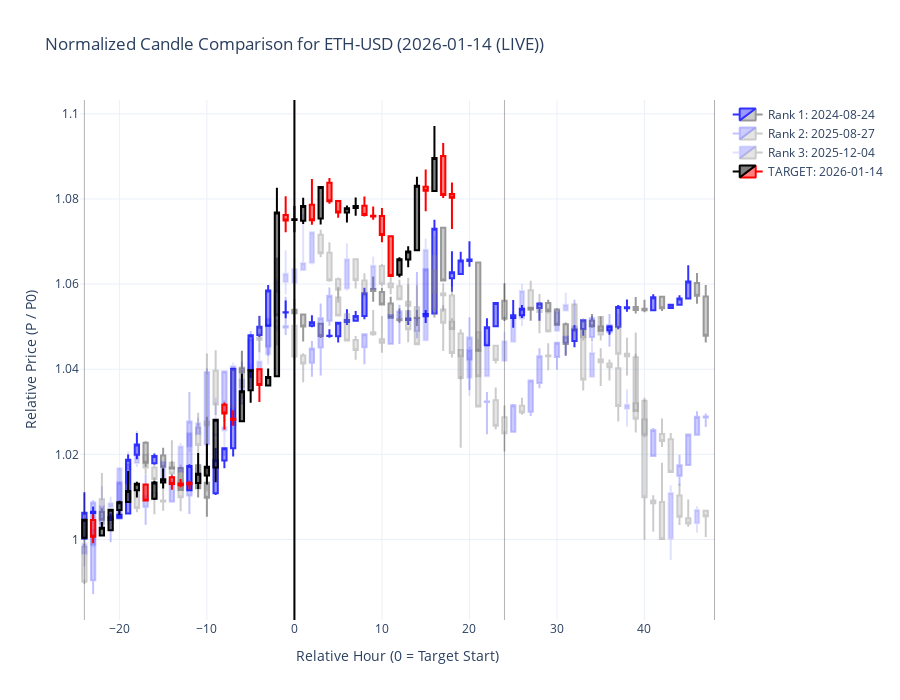

The notebook cell saved with this chart:
### Markdown cell above
## 4. Candle Chart Visualization
This section displays the actual candles for the matched historical paths, normalized by their starting price.

### Code cell
# 1. Setup Candle Figure
fig_candles = go.Figure()

# Plotting Horizon (same as above)
HISTORY_DAYS = LOOKBACK_WINDOW

# Determine session hours for normalization and display
# We need to find the correct slice in df_full for each match.

for match in MATCH_DATA_FOR_CANDLES:
    rank = match["rank"]
    match_date = match["date"]
    style = match["style"]

    # Target date reference in df_full
    # We need to find the previous day's close for normalization
    try:
        # Find index of match_date in our valid_dates list to find neighbors in time
        match_idx_in_history = [i for i, d in enumerate(valid_dates) if d == match_date][0]

        # Collect full path indices (Lookback + Current + Lookforward)
        # We'll use the daily_matrix_df index which is Dates
        all_match_dates: list = []
        if LOOKBACK_WINDOW > 0:
            # We need consecutive days.
            # Let's find the contiguous block in daily_matrix_df
            current_day_pos = daily_matrix_df.index.get_loc(match_date)
            start_pos = current_day_pos - LOOKBACK_WINDOW  # type: ignore
            end_pos = current_day_pos + FUTURE_SESSIONS + 1  # type: ignore
            block_dates = daily_matrix_df.index[start_pos:end_pos]
        else:
            block_dates = [match_date]  # type: ignore

        # Get OHLC data for these dates
        match_df = df_full[pd.Index(df_full.index.date).isin(block_dates)].copy()  # type: ignore

        # Find P0 (Previous day's hour 23 close) for normalization
        # P0 is the price at the end of the day BEFORE the first day of our plot
        first_plot_day = block_dates[0]
        prev_day_pos = daily_matrix_df.index.get_loc(first_plot_day) - 1  # type: ignore
        p0_price = daily_matrix_df.iloc[prev_day_pos][23]

        # Normalize
        for col in ["Open", "High", "Low", "Close"]:
            match_df[col] = match_df[col] / p0_price

        # Create X-axis dummy datetimes for this match
        # Match_df is 1h interval, sorted by datetime.
        # We need to align it with our base_dt_candles.
        # Time 0 (match_date 00:00) should align with base_dt_candles

        match_ref_dt = pd.Timestamp(match_date)
        if match_df.index.tz is not None:  # type: ignore
            match_ref_dt = match_ref_dt.tz_localize(match_df.index.tz)  # type: ignore

        match_df["Relative_Hours"] = (match_df.index - match_ref_dt).total_seconds() / 3600  # type: ignore

        fig_candles.add_trace(
            go.Candlestick(
                x=match_df["Relative_Hours"],
                open=match_df["Open"],
                high=match_df["High"],
                low=match_df["Low"],
                close=match_df["Close"],
                name=f"Rank {rank}: {match_date}",
                opacity=0.8 if rank == 1 else 0.4,
                increasing_line_color=style["color"],
                decreasing_line_color="grey",
                showlegend=True,
            )
        )
    except (ValueError, IndexError, KeyError, TypeError, RuntimeError) as e:
        print(f"Error plotting candles for {match_date}: {e}")

# 2. Add Target Path as candles
try:
    target_date_val = valid_dates[TARGET_IDX_IN_FULL_SERIES] if not IS_LIVE_MODE else LIVE_DAY_DATE

    # Collect target days
    if LOOKBACK_WINDOW > 0:
        if not IS_LIVE_MODE:
            target_pos = daily_matrix_df.index.get_loc(target_date_val)
            start_pos_t = target_pos - LOOKBACK_WINDOW  # type: ignore
            end_pos_t = target_pos + FUTURE_SESSIONS + 1  # type: ignore
            target_block_dates = daily_matrix_df.index[start_pos_t:end_pos_t]
        else:
            # Live case: last N days from matrix + live day
            target_block_dates = list(daily_matrix_df.index[-LOOKBACK_WINDOW:]) + [LIVE_DAY_DATE]  # type: ignore
    else:
        target_block_dates = [target_date_val]  # type: ignore

    target_candle_df = df_full[pd.Index(df_full.index.date).isin(target_block_dates)].copy()  # type: ignore

    if not target_candle_df.empty:
        # Find P0 for Target
        # For target, we use the same relative P0 logic
        first_target_day = target_block_dates[0]
        target_pos_raw = daily_matrix_df.index.get_loc(first_target_day)
        target_prev_day_pos = (target_pos_raw if isinstance(target_pos_raw, int) else 0) - 1
        target_p0_price = daily_matrix_df.iloc[target_prev_day_pos][23]

        # Normalize
        for col in ["Open", "High", "Low", "Close"]:
            target_candle_df[col] = target_candle_df[col] / target_p0_price

        # X alignment (ensure no None)
        target_ref_dt = pd.Timestamp(target_date_val) if target_date_val else pd.Timestamp.now()
        if target_candle_df.index.tz is not None:  # type: ignore
            target_ref_dt = target_ref_dt.tz_localize(target_candle_df.index.tz)  # type: ignore

        rel_hours = (pd.Series(target_candle_df.index) - target_ref_dt).dt.total_seconds().values
        target_candle_df["Relative_Hours"] = rel_hours / 3600  # type: ignore

        fig_candles.add_trace(
            go.Candlestick(
                x=target_candle_df["Relative_Hours"],
                open=target_candle_df["Open"],
                high=target_candle_df["High"],
                low=target_candle_df["Low"],
                close=target_candle_df["Close"],
                name=f"TARGET: {target_date_val}",
                increasing_line_color="black",
                decreasing_line_color="red",
                line_width=2,
                showlegend=True,
            )
        )
    else:
        print(f"Warning: No OHLC data found for target dates: {target_block_dates}")
except (ValueError, IndexError, KeyError, TypeError, RuntimeError) as e:
    print(f"Error plotting target candles: {e}")

# 3. Final Layout
for hour_mark in range(-HISTORY_HOURS, 24 + FUTURE_HOURS + 1, 24):
    fig_candles.add_vline(x=hour_mark, line_width=1, line_dash="solid", line_color="black", opacity=0.3)
fig_candles.add_vline(x=0, line_width=2, line_dash="solid", line_color="black")

fig_candles.update_layout(
    title=f"Normalized Candle Comparison for {SYMBOL} ({TARGET_DATE_STR})",
    xaxis_title="Relative Hour (0 = Target Start)",
    yaxis_title="Relative Price (P / P0)",
    template="plotly_white",
    height=700,
    xaxis_rangeslider_visible=False,
    hovermode="x unified",
)
fig_candles.show()

### Figure 1 — Plotly figure (JSON) as saved in the notebook; plotly's stock layout.template omitted (floating-point values rounded to 4 significant figures)
{"data": [{"close": [1.006, 1.007, 1.005, 1.005, 1.006, 1.019, 1.022, 1.018, 1.02, 1.017, 1.017, 1.012, 1.017, 1.012, 1.01, 1.019, 1.021, 1.04, 1.039, 1.048, 1.05, 1.058, 1.053, 1.053, 1.053, 1.05, 1.051, 1.048, 1.048, 1.051, 1.052, 1.053, 1.058, 1.058, 1.055, 1.052, 1.052, 1.052, 1.052, 1.053, 1.073, 1.061, 1.063, 1.066, 1.066, 1.044, 1.05, 1.056, 1.052, 1.053, 1.054, 1.054, 1.055, 1.054, 1.05, 1.046, 1.049, 1.051, 1.05, 1.049, 1.05, 1.055, 1.055, 1.054, 1.054, 1.057, 1.054, 1.055, 1.057, 1.061, 1.057, 1.048], "decreasing": {"line": {"color": "grey"}}, "high": [1.011, 1.008, 1.007, 1.006, 1.007, 1.02, 1.025, 1.023, 1.02, 1.022, 1.018, 1.017, 1.018, 1.017, 1.029, 1.022, 1.021, 1.04, 1.044, 1.048, 1.053, 1.06, 1.066, 1.056, 1.056, 1.053, 1.053, 1.051, 1.049, 1.051, 1.054, 1.054, 1.059, 1.062, 1.059, 1.057, 1.054, 1.054, 1.054, 1.054, 1.075, 1.073, 1.068, 1.068, 1.07, 1.065, 1.052, 1.056, 1.06, 1.056, 1.055, 1.055, 1.056, 1.056, 1.054, 1.051, 1.05, 1.051, 1.053, 1.052, 1.05, 1.055, 1.056, 1.057, 1.056, 1.058, 1.057, 1.055, 1.057, 1.064, 1.063, 1.06], "increasing": {"line": {"color": "blue"}}, "low": [1.0, 1.004, 1.005, 1.005, 1.005, 1.006, 1.019, 1.017, 1.018, 1.016, 1.017, 1.012, 1.012, 1.01, 1.005, 1.01, 1.017, 1.02, 1.035, 1.038, 1.048, 1.05, 1.053, 1.052, 1.051, 1.047, 1.05, 1.047, 1.047, 1.046, 1.05, 1.051, 1.052, 1.056, 1.055, 1.052, 1.051, 1.05, 1.05, 1.051, 1.053, 1.061, 1.058, 1.062, 1.064, 1.044, 1.046, 1.05, 1.051, 1.05, 1.052, 1.051, 1.051, 1.053, 1.05, 1.043, 1.045, 1.048, 1.05, 1.049, 1.048, 1.049, 1.054, 1.053, 1.053, 1.054, 1.054, 1.054, 1.055, 1.057, 1.055, 1.046], "name": "Rank 1: 2024-08-24", "opacity": 0.8, "open": [1.0, 1.006, 1.006, 1.005, 1.005, 1.006, 1.02, 1.023, 1.018, 1.02, 1.017, 1.017, 1.012, 1.017, 1.013, 1.011, 1.019, 1.021, 1.04, 1.04, 1.048, 1.05, 1.058, 1.053, 1.054, 1.053, 1.05, 1.051, 1.048, 1.048, 1.051, 1.051, 1.052, 1.059, 1.058, 1.055, 1.052, 1.052, 1.052, 1.052, 1.053, 1.073, 1.061, 1.062, 1.065, 1.065, 1.046, 1.05, 1.056, 1.052, 1.053, 1.054, 1.054, 1.056, 1.054, 1.051, 1.047, 1.049, 1.051, 1.05, 1.049, 1.05, 1.054, 1.055, 1.054, 1.054, 1.057, 1.054, 1.055, 1.057, 1.06, 1.057], "showlegend": true, "type": "candlestick", "x": [-24.0, -23.0, -22.0, -21.0, -20.0, -19.0, -18.0, -17.0, -16.0, -15.0, -14.0, -13.0, -12.0, -11.0, -10.0, -9.0, -8.0, -7.0, -6.0, -5.0, -4.0, -3.0, -2.0, -1.0, 0.0, 1.0, 2.0, 3.0, 4.0, 5.0, 6.0, 7.0, 8.0, 9.0, 10.0, 11.0, 12.0, 13.0, 14.0, 15.0, 16.0, 17.0, 18.0, 19.0, 20.0, 21.0, 22.0, 23.0, 24.0, 25.0, 26.0, 27.0, 28.0, 29.0, 30.0, 31.0, 32.0, 33.0, 34.0, 35.0, 36.0, 37.0, 38.0, 39.0, 40.0, 41.0, 42.0, 43.0, 44.0, 45.0, 46.0, 47.0]}, {"close": [0.99, 1.009, 1.004, 1.004, 1.013, 1.012, 1.007, 1.01, 1.01, 1.009, 1.014, 1.01, 1.028, 1.022, 1.039, 1.032, 1.039, 1.031, 1.038, 1.047, 1.047, 1.05, 1.05, 1.05, 1.043, 1.041, 1.045, 1.052, 1.057, 1.053, 1.047, 1.044, 1.048, 1.048, 1.046, 1.053, 1.054, 1.049, 1.052, 1.063, 1.058, 1.057, 1.049, 1.043, 1.047, 1.031, 1.032, 1.027, 1.025, 1.032, 1.03, 1.037, 1.043, 1.043, 1.046, 1.048, 1.05, 1.047, 1.052, 1.048, 1.05, 1.044, 1.043, 1.028, 1.025, 1.026, 1.023, 1.016, 1.017, 1.025, 1.029, 1.029], "decreasing": {"line": {"color": "grey"}}, "high": [1.003, 1.009, 1.016, 1.006, 1.013, 1.015, 1.013, 1.015, 1.015, 1.014, 1.015, 1.018, 1.035, 1.03, 1.04, 1.044, 1.039, 1.04, 1.042, 1.049, 1.053, 1.051, 1.052, 1.057, 1.05, 1.044, 1.047, 1.055, 1.059, 1.059, 1.053, 1.048, 1.048, 1.054, 1.052, 1.053, 1.055, 1.061, 1.063, 1.063, 1.063, 1.06, 1.059, 1.049, 1.052, 1.049, 1.035, 1.036, 1.031, 1.032, 1.033, 1.037, 1.045, 1.046, 1.046, 1.048, 1.056, 1.052, 1.053, 1.052, 1.053, 1.053, 1.047, 1.044, 1.033, 1.026, 1.028, 1.025, 1.02, 1.025, 1.03, 1.03], "increasing": {"line": {"color": "rgba(0, 0, 255, 0.6)"}}, "low": [0.9895, 0.9872, 1.003, 0.9993, 1.005, 1.01, 1.006, 1.003, 1.006, 1.007, 1.009, 1.007, 1.006, 1.015, 1.017, 1.029, 1.028, 1.029, 1.032, 1.034, 1.044, 1.043, 1.046, 1.048, 1.042, 1.037, 1.038, 1.038, 1.05, 1.053, 1.047, 1.042, 1.041, 1.048, 1.044, 1.046, 1.046, 1.046, 1.047, 1.053, 1.052, 1.054, 1.049, 1.038, 1.035, 1.031, 1.025, 1.026, 1.021, 1.025, 1.029, 1.029, 1.036, 1.04, 1.04, 1.043, 1.049, 1.047, 1.047, 1.047, 1.045, 1.042, 1.039, 1.025, 1.024, 1.02, 1.022, 1.016, 1.013, 1.017, 1.025, 1.026], "name": "Rank 2: 2025-08-27", "opacity": 0.4, "open": [0.9983, 0.9904, 1.009, 1.004, 1.005, 1.013, 1.012, 1.008, 1.011, 1.009, 1.009, 1.014, 1.01, 1.026, 1.022, 1.04, 1.032, 1.04, 1.032, 1.038, 1.047, 1.045, 1.051, 1.05, 1.05, 1.043, 1.042, 1.045, 1.051, 1.057, 1.053, 1.047, 1.045, 1.049, 1.047, 1.046, 1.052, 1.054, 1.049, 1.053, 1.063, 1.058, 1.057, 1.048, 1.042, 1.049, 1.032, 1.033, 1.029, 1.025, 1.031, 1.03, 1.037, 1.043, 1.043, 1.046, 1.049, 1.051, 1.048, 1.052, 1.049, 1.05, 1.044, 1.043, 1.028, 1.02, 1.025, 1.024, 1.015, 1.017, 1.025, 1.029], "showlegend": true, "type": "candlestick", "x": [-24.0, -23.0, -22.0, -21.0, -20.0, -19.0, -18.0, -17.0, -16.0, -15.0, -14.0, -13.0, -12.0, -11.0, -10.0, -9.0, -8.0, -7.0, -6.0, -5.0, -4.0, -3.0, -2.0, -1.0, 0.0, 1.0, 2.0, 3.0, 4.0, 5.0, 6.0, 7.0, 8.0, 9.0, 10.0, 11.0, 12.0, 13.0, 14.0, 15.0, 16.0, 17.0, 18.0, 19.0, 20.0, 21.0, 22.0, 23.0, 24.0, 25.0, 26.0, 27.0, 28.0, 29.0, 30.0, 31.0, 32.0, 33.0, 34.0, 35.0, 36.0, 37.0, 38.0, 39.0, 40.0, 41.0, 42.0, 43.0, 44.0, 45.0, 46.0, 47.0]}, {"close": [0.999, 1.002, 1.008, 1.009, 1.017, 1.018, 1.02, 1.017, 1.014, 1.018, 1.016, 1.022, 1.025, 1.027, 1.027, 1.025, 1.026, 1.041, 1.036, 1.04, 1.042, 1.052, 1.061, 1.062, 1.064, 1.065, 1.072, 1.067, 1.061, 1.059, 1.066, 1.061, 1.058, 1.064, 1.06, 1.059, 1.056, 1.055, 1.046, 1.068, 1.054, 1.051, 1.044, 1.038, 1.044, 1.038, 1.046, 1.042, 1.047, 1.052, 1.058, 1.054, 1.053, 1.049, 1.054, 1.055, 1.049, 1.038, 1.044, 1.042, 1.04, 1.031, 1.032, 1.03, 1.01, 1.009, 1.0, 1.011, 1.005, 1.004, 1.007, 1.005], "decreasing": {"line": {"color": "grey"}}, "high": [1.0, 1.006, 1.012, 1.01, 1.017, 1.021, 1.026, 1.02, 1.018, 1.018, 1.023, 1.023, 1.025, 1.029, 1.044, 1.033, 1.033, 1.042, 1.044, 1.041, 1.049, 1.052, 1.061, 1.068, 1.066, 1.076, 1.072, 1.073, 1.07, 1.062, 1.07, 1.066, 1.063, 1.067, 1.065, 1.062, 1.061, 1.06, 1.06, 1.071, 1.071, 1.055, 1.052, 1.045, 1.045, 1.047, 1.046, 1.046, 1.049, 1.053, 1.06, 1.061, 1.058, 1.054, 1.054, 1.058, 1.055, 1.049, 1.046, 1.045, 1.042, 1.043, 1.035, 1.049, 1.033, 1.01, 1.018, 1.013, 1.013, 1.009, 1.008, 1.007], "increasing": {"line": {"color": "rgba(0, 0, 255, 0.3)"}}, "low": [0.9936, 0.9981, 1.003, 1.005, 1.008, 1.015, 1.017, 1.015, 1.013, 1.014, 1.015, 1.016, 1.021, 1.025, 1.011, 1.017, 1.02, 1.027, 1.033, 1.036, 1.037, 1.041, 1.049, 1.058, 1.057, 1.063, 1.065, 1.066, 1.061, 1.056, 1.058, 1.059, 1.057, 1.059, 1.06, 1.058, 1.056, 1.051, 1.046, 1.047, 1.052, 1.044, 1.043, 1.022, 1.034, 1.038, 1.038, 1.041, 1.042, 1.046, 1.05, 1.054, 1.048, 1.049, 1.049, 1.054, 1.047, 1.035, 1.038, 1.036, 1.037, 1.028, 1.027, 1.03, 0.9999, 1.002, 0.9999, 0.9952, 1.003, 1.003, 1.002, 1.001], "name": "Rank 3: 2025-12-04", "opacity": 0.4, "open": [0.9966, 0.9986, 1.003, 1.008, 1.008, 1.016, 1.018, 1.02, 1.017, 1.014, 1.018, 1.016, 1.022, 1.025, 1.028, 1.024, 1.026, 1.027, 1.04, 1.036, 1.04, 1.044, 1.053, 1.061, 1.06, 1.063, 1.065, 1.072, 1.067, 1.061, 1.059, 1.066, 1.061, 1.059, 1.064, 1.06, 1.059, 1.056, 1.055, 1.047, 1.067, 1.054, 1.051, 1.045, 1.038, 1.044, 1.038, 1.046, 1.042, 1.046, 1.052, 1.059, 1.054, 1.053, 1.049, 1.054, 1.055, 1.049, 1.038, 1.042, 1.041, 1.04, 1.031, 1.032, 1.033, 1.009, 1.009, 1.0, 1.01, 1.005, 1.004, 1.007], "showlegend": true, "type": "candlestick", "x": [-24.0, -23.0, -22.0, -21.0, -20.0, -19.0, -18.0, -17.0, -16.0, -15.0, -14.0, -13.0, -12.0, -11.0, -10.0, -9.0, -8.0, -7.0, -6.0, -5.0, -4.0, -3.0, -2.0, -1.0, 0.0, 1.0, 2.0, 3.0, 4.0, 5.0, 6.0, 7.0, 8.0, 9.0, 10.0, 11.0, 12.0, 13.0, 14.0, 15.0, 16.0, 17.0, 18.0, 19.0, 20.0, 21.0, 22.0, 23.0, 24.0, 25.0, 26.0, 27.0, 28.0, 29.0, 30.0, 31.0, 32.0, 33.0, 34.0, 35.0, 36.0, 37.0, 38.0, 39.0, 40.0, 41.0, 42.0, 43.0, 44.0, 45.0, 46.0, 47.0]}, {"close": [1.005, 1.001, 1.003, 1.007, 1.009, 1.011, 1.013, 1.009, 1.013, 1.014, 1.013, 1.013, 1.013, 1.015, 1.017, 1.028, 1.03, 1.028, 1.035, 1.04, 1.036, 1.038, 1.077, 1.075, 1.075, 1.078, 1.075, 1.083, 1.079, 1.077, 1.078, 1.078, 1.076, 1.076, 1.072, 1.062, 1.066, 1.068, 1.083, 1.082, 1.09, 1.081, 1.08], "decreasing": {"line": {"color": "red"}}, "high": [1.005, 1.006, 1.004, 1.007, 1.009, 1.016, 1.014, 1.013, 1.014, 1.017, 1.015, 1.014, 1.014, 1.02, 1.022, 1.028, 1.032, 1.03, 1.039, 1.04, 1.04, 1.04, 1.083, 1.081, 1.078, 1.08, 1.085, 1.083, 1.085, 1.08, 1.078, 1.08, 1.081, 1.078, 1.078, 1.071, 1.066, 1.069, 1.085, 1.087, 1.097, 1.093, 1.084], "increasing": {"line": {"color": "black"}}, "line": {"width": 2}, "low": [1.0, 0.9991, 1.001, 1.002, 1.006, 1.009, 1.01, 1.009, 1.009, 1.012, 1.012, 1.012, 1.012, 1.012, 1.013, 1.013, 1.026, 1.027, 1.028, 1.032, 1.032, 1.036, 1.038, 1.072, 1.072, 1.074, 1.074, 1.074, 1.079, 1.076, 1.074, 1.076, 1.076, 1.075, 1.07, 1.062, 1.062, 1.064, 1.068, 1.077, 1.082, 1.08, 1.073], "name": "TARGET: 2026-01-14", "open": [1.0, 1.005, 1.001, 1.002, 1.007, 1.009, 1.012, 1.013, 1.01, 1.013, 1.015, 1.013, 1.013, 1.013, 1.015, 1.017, 1.032, 1.028, 1.028, 1.035, 1.04, 1.036, 1.038, 1.076, 1.075, 1.075, 1.079, 1.075, 1.084, 1.08, 1.077, 1.078, 1.078, 1.076, 1.076, 1.071, 1.062, 1.066, 1.068, 1.083, 1.082, 1.09, 1.081], "showlegend": true, "type": "candlestick", "x": [-24.0, -23.0, -22.0, -21.0, -20.0, -19.0, -18.0, -17.0, -16.0, -15.0, -14.0, -13.0, -12.0, -11.0, -10.0, -9.0, -8.0, -7.0, -6.0, -5.0, -4.0, -3.0, -2.0, -1.0, 0.0, 1.0, 2.0, 3.0, 4.0, 5.0, 6.0, 7.0, 8.0, 9.0, 10.0, 11.0, 12.0, 13.0, 14.0, 15.0, 16.0, 17.0, 18.0]}], "layout": {"height": 700, "hovermode": "x unified", "shapes": [{"line": {"color": "black", "dash": "solid", "width": 1}, "opacity": 0.3, "type": "line", "x0": -24, "x1": -24, "xref": "x", "y0": 0, "y1": 1, "yref": "y domain"}, {"line": {"color": "black", "dash": "solid", "width": 1}, "opacity": 0.3, "type": "line", "x0": 0, "x1": 0, "xref": "x", "y0": 0, "y1": 1, "yref": "y domain"}, {"line": {"color": "black", "dash": "solid", "width": 1}, "opacity": 0.3, "type": "line", "x0": 24, "x1": 24, "xref": "x", "y0": 0, "y1": 1, "yref": "y domain"}, {"line": {"color": "black", "dash": "solid", "width": 1}, "opacity": 0.3, "type": "line", "x0": 48, "x1": 48, "xref": "x", "y0": 0, "y1": 1, "yref": "y domain"}, {"line": {"color": "black", "dash": "solid", "width": 2}, "type": "line", "x0": 0, "x1": 0, "xref": "x", "y0": 0, "y1": 1, "yref": "y domain"}], "title": {"text": "Normalized Candle Comparison for ETH-USD (2026-01-14 (LIVE))"}, "xaxis": {"rangeslider": {"visible": false}, "title": {"text": "Relative Hour (0 = Target Start)"}}, "yaxis": {"title": {"text": "Relative Price (P / P0)"}}}}
